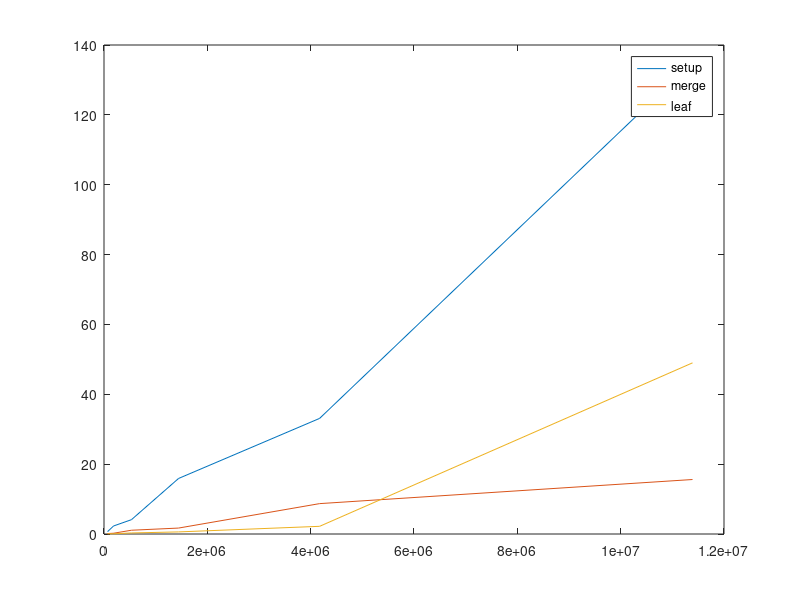

Here is the MATLAB script that generated this plot:
n = [68921, 185193, 531441,1442897,4173281,11390625];
setup = [0.68, 2.3, 4.1, 15.9, 33.1, 135];
solve1 = [0.13, 0.22, 1.08, 1.7, 8.7, 15.6];
solve2 = [0.06, 0.06, 0.3, 0.6, 2.2, 49];

plot(n,setup); hold on;
plot(n,solve1);
plot(n,solve2);

legend('setup', 'merge', 'leaf')

% for i=1:5
%   s = setup(i+1)/setup(i); m = solve1(i+1)/solve1(i); l = solve2(i+1)/solve2(i);
%   nn = n(i+1)/n(i);
%   fprintf('n: %g, s: %g, m: %g, l: %g\n', nn, s, m, l);
% end
